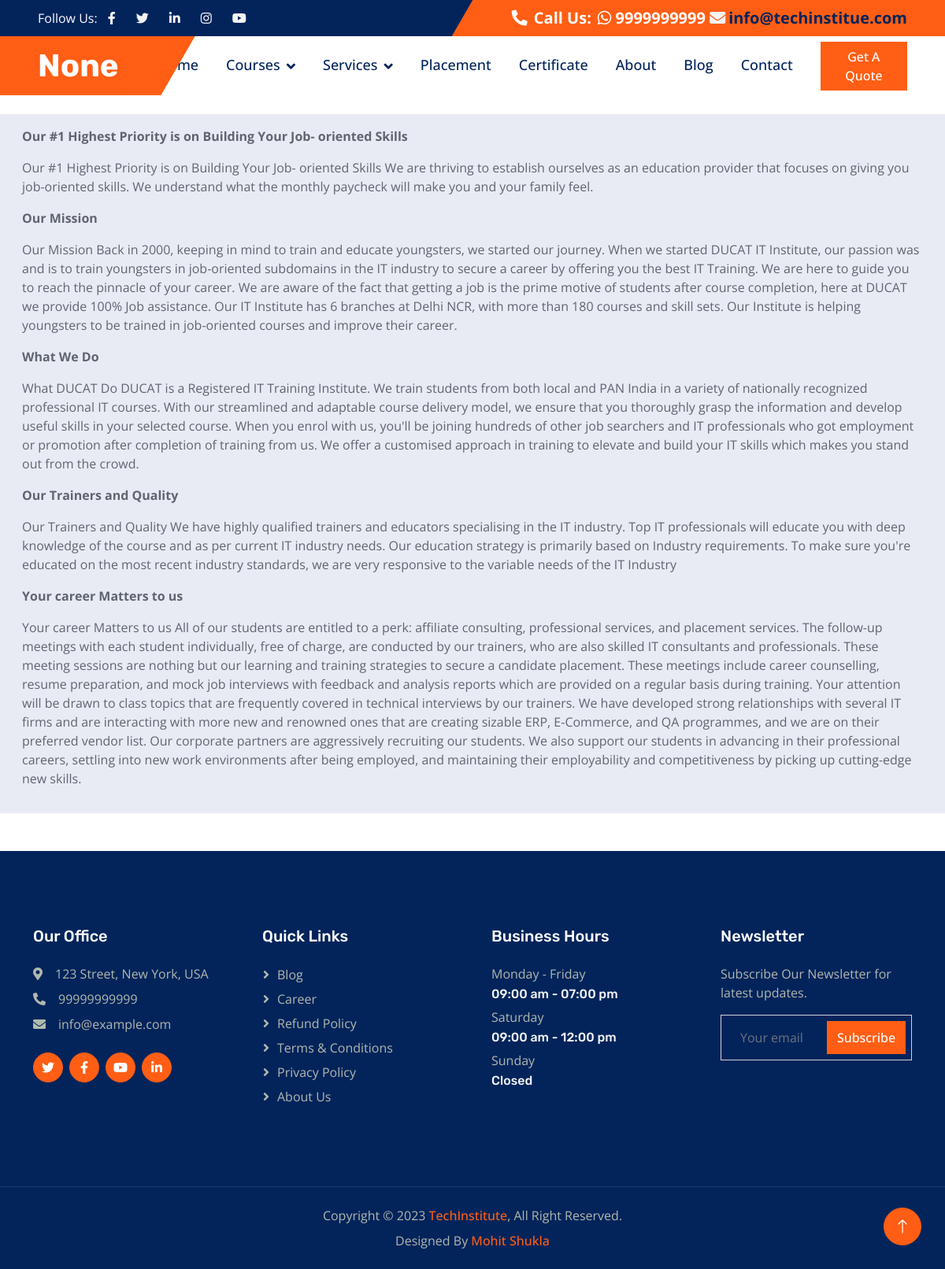
The page /about/ on the database its author committed.
### mainheader/models.py (models this page shows)
class mainHeader(models.Model):
    header_title = models.CharField(max_length=50)
    header_social_url_twt = models.URLField(max_length=200)
    header_socila_url_link = models.URLField(max_length=200)
    header_social_url_fb = models.URLField(max_length=200)
    header_social_url_insta = models.URLField(max_length=200)
    header_social_url_yt = models.URLField(max_length=200)
    header_contact = models.CharField(max_length=12)
    header_email = models.EmailField(max_length=254)

### aboutpage/models.py (models this page shows)
class aboutData(models.Model):
    ques1 = models.TextField()
    ques2 = models.TextField()
    ques3 = models.TextField()
    ques4 = models.TextField()
    ques5 = models.TextField()

### footercontact/models.py (models this page shows)
class footerContact(models.Model):
    address=models.CharField( max_length=50)
    contact=models.CharField(max_length=12)
    email=models.EmailField(max_length=254)

### businesshours/models.py (models this page shows)
class BusinessHours(models.Model):
    opendays = models.CharField(max_length=50)
    specificdayopen = models.CharField(max_length=50)
    closeday = models.CharField(max_length=50)

### techblog/views.py (the view)
# urls.py: path('about/', views.AboutUs,name='about'),
def AboutUs(request):
    mainheader = mainHeader.objects.all()
    headermenu = headerMenu.objects.all()
    footercontact=footerContact.objects.all()
    quicklinks = quickLinks.objects.all()
    businesshours = BusinessHours.objects.all()
    aboutdata = aboutData.objects.all()
    data = {
        'mainheader':mainheader,
        'headermenu':headermenu,
        'footercontact':footercontact,
        'quicklinks':quicklinks,
        'businesshours':businesshours,
        'aboutdata':aboutdata
    }
    return render(request,'about.html',data)

### templates/about.html
{% extends 'base.html' %}
{% block content %}
<div class="container-xxl my-4 bgnone">
    <div class="row p-3">
        {% for aboutinfo in aboutdata %}
            <p><strong>Our #1 Highest Priority is on Building Your Job- oriented Skills</strong></p>
            <p>{{aboutinfo.ques1}}</p>
            <p><strong>Our Mission</strong></p>
            <p>{{aboutinfo.ques2}}</p>
            <p><strong>What We Do</strong></p>
            <p>{{aboutinfo.ques3}}</p>
            <p><strong>Our Trainers and Quality</strong></p>
            <p>{{aboutinfo.ques4}}</p>
            <p><strong>Your career Matters to us</strong></p>
            <p>{{aboutinfo.ques5}}</p>
        {% endfor %}
    </div>
</div>
{% endblock %}

### templates/header.html (shortened to what this page needs)
{% load static %}
<!DOCTYPE html>
<html lang="en">
<head>
        <link href="https://cdn.jsdelivr.net/npm/bootstrap@5.0.2/dist/css/bootstrap.min.css" rel="stylesheet">
    <link href="https://cdnjs.cloudflare.com/ajax/libs/font-awesome/5.10.0/css/all.min.css" rel="stylesheet">
    <link href="https://cdn.jsdelivr.net/npm/bootstrap-icons@1.4.1/font/bootstrap-icons.css" rel="stylesheet">
    <link href="{% static 'lib/animate/animate.min.css' %}" rel="stylesheet">
    <link href="{% static 'lib/owlcarousel/assets/owl.carousel.min.css' %}" rel="stylesheet">
    <link href="{% static 'css/bootstrap.min.css' %}" rel="stylesheet">
    <link href="{% static 'css/main.css' %}" rel="stylesheet">
    <link href="{% static 'css/style.css' %}" rel="stylesheet">
</head>
<body>
    <div class="container-fluid bg-dark px-0">
        <div class="row g-0 d-none d-lg-flex">
            {% for item in mainheader %}
            <div class="col-lg-6 ps-5 text-start">
                <div class="h-100 d-inline-flex align-items-center text-white">
                    <span>Follow Us:</span>
                    <a class="btn btn-link text-light" target="_blank" href="{{item.header_social_url_fb}}"><i class="fab fa-facebook-f"></i></a>
                    <a class="btn btn-link text-light" target="_blank" href="{{item.header_social_url_twt}}"><i class="fab fa-twitter"></i></a>
                    <a class="btn btn-link text-light" target="_blank" href="{{item.header_socila_url_link}}"><i class="fab fa-linkedin-in"></i></a>
                    <a class="btn btn-link text-light" target="_blank" href="{{item.header_social_url_insta}}"><i class="fab fa-instagram"></i></a>
                    <a class="btn btn-link text-light" target="_blank" href="{{item.header_social_url_yt}}"><i class="fab fa-youtube"></i></a>
                </div>
            </div>
            <div class="col-lg-6 text-end">
                <div class="h-100 topbar-right d-inline-flex align-items-center text-white py-2 px-5">
                    <span class="fs-5 fw-bold me-2"><i class="fa fa-phone-alt me-2"></i>Call Us:</span>
                    <span class="fs-5 fw-bold"><i class="fab fa-whatsapp"></i> {{item.header_contact}} </span>
                    <a href="mailto:{{item.header_email}}" class="text-dark"><span class="fs-5 fw-bold">&nbsp;<i class="fa fa-envelope me-1 text-light"></i>{{item.header_email}}</span>
                </div>
            </div>
        </div>
        {%endfor%}
    </div>
    <nav class="navbar navbar-expand-lg bg-white navbar-light sticky-top py-0 pe-5">
        <a href="{% url 'home' %}" class="navbar-brand ps-5 me-0">
            {% for item in mainheader %}
            <h1 class="text-white m-0">{{item.header_title}}</h1>
            {%endfor%}
        </a>
        <div class="collapse navbar-collapse" id="navbarCollapse">
            <div class="navbar-nav ms-auto p-4 p-lg-0">
                <a href="{% url 'home' %} " class="nav-item nav-link">Home</a>
                <div class="nav-item dropdown">
                    <a href="#" class="nav-link dropdown-toggle" data-bs-toggle="dropdown">Courses</a>
                </div>
               <div class="nav-item dropdown">
                    <a href="!#" class="nav-link dropdown-toggle" data-bs-toggle="dropdown">Services</a>
                </div>
                <a href="{% url 'placement' %}" class="nav-item nav-link">Placement</a>
                <a href="{% url 'certificate' %}" class="nav-item nav-link">Certificate</a>
                <a href="{% url 'about' %}" class="nav-item nav-link">About</a>
                <a href="{% url 'blog' %}" class="nav-item nav-link">Blog</a>
                <a href="{% url 'contact' %}" class="nav-item nav-link">Contact</a>
            </div>
            <a href="" class="btn btn-primary px-3 d-none d-lg-block">Get A Quote</a>
        </div>
    </nav>

### templates/footer.html (shortened to what this page needs)
{% load static %}
    <div class="container-fluid bg-dark footer mt-5 py-5 wow fadeIn" data-wow-delay="0.1s">
        <div class="container py-5">
            <div class="row g-5">
                {% for contact in footercontact %}
                <div class="col-lg-3 col-md-6">
                    <h5 class="text-white mb-4">Our Office</h5>
                    <p class="mb-2"><i class="fa fa-map-marker-alt me-3"></i>{{contact.address}}</p>
                    <p class="mb-2"><i class="fa fa-phone-alt me-3"></i>{{contact.contact}}</p>
                    <p class="mb-2"><i class="fa fa-envelope me-3"></i>{{contact.email}}</p>
                    <div class="d-flex pt-3">
                        <a class="btn btn-square btn-primary rounded-circle me-2" href=""><i
                                class="fab fa-twitter"></i></a>
                        <a class="btn btn-square btn-primary rounded-circle me-2" href=""><i
                                class="fab fa-facebook-f"></i></a>
                        <a class="btn btn-square btn-primary rounded-circle me-2" href=""><i
                                class="fab fa-youtube"></i></a>
                        <a class="btn btn-square btn-primary rounded-circle me-2" href=""><i
                                class="fab fa-linkedin-in"></i></a>
                    </div>
                </div>
                {%endfor%}
                <div class="col-lg-3 col-md-6">
                    <h5 class="text-white mb-4">Quick Links</h5>
                    <a class="btn btn-link" href="{% url 'blog' %}">Blog</a>
                    <a class="btn btn-link" href="{% url 'career' %}">Career</a>
                    <a class="btn btn-link" href="{% url 'refundpolicy' %}">Refund Policy</a>
                    <a class="btn btn-link" href="{% url 'termscondition' %}">Terms & Conditions</a>
                    <a class="btn btn-link" href="{% url 'privacypolicy' %}">Privacy Policy</a>
                    <a class="btn btn-link" href="{% url 'about' %}">About Us</a>
                </div>
               {% for hours in businesshours %}
                <div class="col-lg-3 col-md-6">
                    <h5 class="text-white mb-4">Business Hours</h5>
                    <p class="mb-1">Monday - Friday</p>
                    <h6 class="text-light">{{hours.opendays}}</h6>
                    <p class="mb-1">Saturday</p>
                    <h6 class="text-light">{{hours.specificdayopen}}</h6>
                    <p class="mb-1">Sunday</p>
                    <h6 class="text-light">{{hours.closeday}}</h6>
                </div>
                {% endfor %}
                <div class="col-lg-3 col-md-6">
                    <h5 class="text-white mb-4">Newsletter</h5>
                    <p>Subscribe Our Newsletter for latest updates.</p>
                    <div class="position-relative w-100">
                        <form method="post" action="{% url 'subscribe' %}">
                        <input class="form-control bg-transparent w-100 py-3 ps-4 pe-5  subscribe_news" type="text" placeholder="Your email" name="email" required>
                        <button type="submit" class="btn btn-primary py-2 position-absolute top-0 end-0 mt-2 me-2">Subscribe</button>
                        </form>
                    </div>
                </div>
            </div>
        </div>
    </div>
    <div class="container-fluid copyright bg-dark py-4">
        <div class="container text-center">
            <p class="mb-2">Copyright &copy; {% now "Y" %} <a class="fw-semi-bold" href="#">TechInstitute</a>, All Right Reserved.
            </p>
            <p class="mb-0">Designed By <a class="fw-semi-bold" href="https://mohitshukla.in">Mohit Shukla</a>
        </div>
    </div>
    <a href="#" class="btn btn-lg btn-primary btn-lg-square rounded-circle back-to-top"><i
            class="bi bi-arrow-up"></i></a>
</body>
</html>

### static/css/main.css (style rules this page uses)
.w-100 { max-height:800px !important; }
.subscribe_news { color:#ffffff !important; }
.bgnone { background: #e8ebf3 !important; }

### static/css/style.css (style rules this page uses)
:root { --primary: #FF5E14; --secondary: #5F656F; --light: #F5F5F5; --dark: #02245B; }
.back-to-top { position: fixed; display: none; right: 30px; bottom: 30px; z-index: 99; }
h1, h2, .h1, .h2, .fw-bold { font-weight: 700 !important; }
h5, h6, .h5, .h6, .fw-semi-bold { font-weight: 500 !important; }
.btn { transition: .5s; font-weight: 500; }
.btn-primary, .btn-outline-primary:hover { color: #FFFFFF; }
.btn-square { width: 38px; height: 38px; }
.btn-lg-square { width: 48px; height: 48px; }
.btn-square, .btn-sm-square, .btn-lg-square { padding: 0; display: flex; align-items: center; justify-content: center; font-weight: normal; }
.topbar-right { position: relative; background: var(--primary); }
.topbar-right::before { position: absolute; content: ""; width: 30px; height: 100%; top: 0; left: -15px; transform: skewX(-30deg); background-color: var(--primary); }
.navbar.sticky-top { top: -100px; transition: .5s; }
.navbar .navbar-brand { position: relative; padding-right: 50px; height: 75px; display: flex; align-items: center; background: var(--primary); }
.navbar .navbar-brand::after { position: absolute; content: ""; width: 50px; height: 100%; top: 0; right: -25px; transform: skewX(-30deg); background-color: var(--primary); }
.navbar .navbar-nav .nav-link { margin-right: 35px; padding: 20px 0; color: var(--dark); font-size: 18px; font-weight: 500; outline: none; }
.navbar .dropdown-toggle::after { border: none; content: "\f107"; font-family: "Font Awesome 5 Free"; font-weight: 900; vertical-align: middle; margin-left: 8px; }
.footer { color: #B0B9AE; }
.footer .btn.btn-link { display: block; margin-bottom: 5px; padding: 0; text-align: left; color: #B0B9AE; font-weight: normal; text-transform: capitalize; transition: .3s; }
.footer .btn.btn-link::before { position: relative; content: "\f105"; font-family: "Font Awesome 5 Free"; font-weight: 900; margin-right: 10px; }
.copyright { color: #B0B9AE; border-top: 1px solid rgba(255, 255, 255, .1); }

### rows shown on the page
mainHeader: header_contact "9999999999", header_email "info@techinstitue.com", header_title "None"
aboutData: ques1 "Our #1 Highest Priority is on Building Your Job- oriented Skills We are thriving to establish ourselves as an education provider that focuses on giving you job-oriented skills. We understand what the monthly paycheck will make you and your family feel.", ques2 "Our Mission Back in 2000, keeping in mind to train and educate youngsters, we started our journey. When we started DUCAT IT Institute, our passion was and is to train youngsters in job-oriented subdomains in the IT industry to secure a career by offering you the best IT Training. We are here to guide you to reach the pinnacle of your career. We are aware of the fact that getting a job is the prime motive of students after course completion, here at DUCAT we provide 100% Job assistance. Our IT Institute has 6 branches at Delhi NCR, with more than 180 courses and skill sets. Our Institute is helping youngsters to be trained in job-oriented courses and improve their career.", ques3 "What DUCAT Do DUCAT is a Registered IT Training Institute. We train students from both local and PAN India in a variety of nationally recognized professional IT courses. With our streamlined and adaptable course delivery model, we ensure that you thoroughly grasp the information and develop useful skills in your selected course. When you enrol with us, you'll be joining hundreds of other job searchers and IT professionals who got employment or promotion after completion of training from us. We offer a customised approach in training to elevate and build your IT skills which makes you stand out from the crowd.", ques4 "Our Trainers and Quality We have highly qualified trainers and educators specialising in the IT industry. Top IT professionals will educate you with deep knowledge of the course and as per current IT industry needs. Our education strategy is primarily based on Industry requirements. To make sure you're educated on the most recent industry standards, we are very responsive to the variable needs of the IT Industry", ques5 "Your career Matters to us All of our students are entitled to a perk: affiliate consulting, professional services, and placement services. The follow-up meetings with each student individually, free of charge, are conducted by our trainers, who are also skilled IT consultants and professionals. These meeting sessions are nothing but our learning and training strategies to secure a candidate placement. These meetings include career counselling, resume preparation, and mock job interviews with feedback and analysis reports which are provided on a regular basis during training. Your attention will be drawn to class topics that are frequently covered in technical interviews by our trainers. We…"
footerContact: address "123 Street, New York, USA", contact "99999999999", email "info@example.com"
BusinessHours: opendays "09:00 am - 07:00 pm", specificdayopen "09:00 am - 12:00 pm", closeday "Closed"
